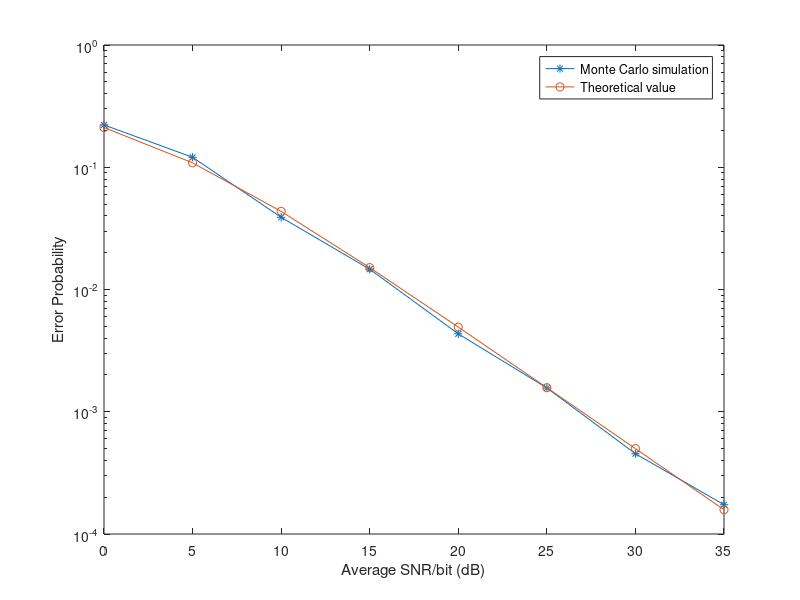

MATLAB code for this plot:
% MATLAB script for Illustrative Problem 9.8

Eb = 1;                                 % Energy per bit
EbNo_dB = 0:5:35;
EbNo = 10.^(EbNo_dB/10);
No_over_2 = Eb*10.^(-EbNo_dB/10);       % Noise power
sigma = 1;                              % Rayleigh parameter
BER = zeros(1,length(EbNo));
% Calculation of error probability using Monte Carlo simulation:
for i = 1:length(EbNo)
    no_errors = 0;
    no_bits = 0;
    % Assumption: m = 0 (All zero codeword is transmitted):
    while no_errors <= 100
        no_bits = no_bits + 1;
        u = rand;        
        alpha = sigma*sqrt(-2*log(u));
        noise = sqrt(No_over_2(i))*randn(1,2);
        r(1) = alpha*sqrt(Eb) + noise(1);
        r(2) = noise(2);
        if r(1) >= r(2)
            r_d = 0;
        else
            r_d = 1;
        end
        no_errors = no_errors + r_d;
    end
    BER(i) = no_errors/no_bits;
    echo off
end
echo on
% Calculation of error probability using the theoretical formula:
rho_b = Eb./No_over_2;
P2 = 1/2*(1-sqrt(rho_b./(2+rho_b)));
% Plot the results:
semilogy(EbNo_dB,BER,'-*',EbNo_dB,P2,'-o')
xlabel('Average SNR/bit (dB)')
ylabel('Error Probability')
legend('Monte Carlo simulation','Theoretical value')